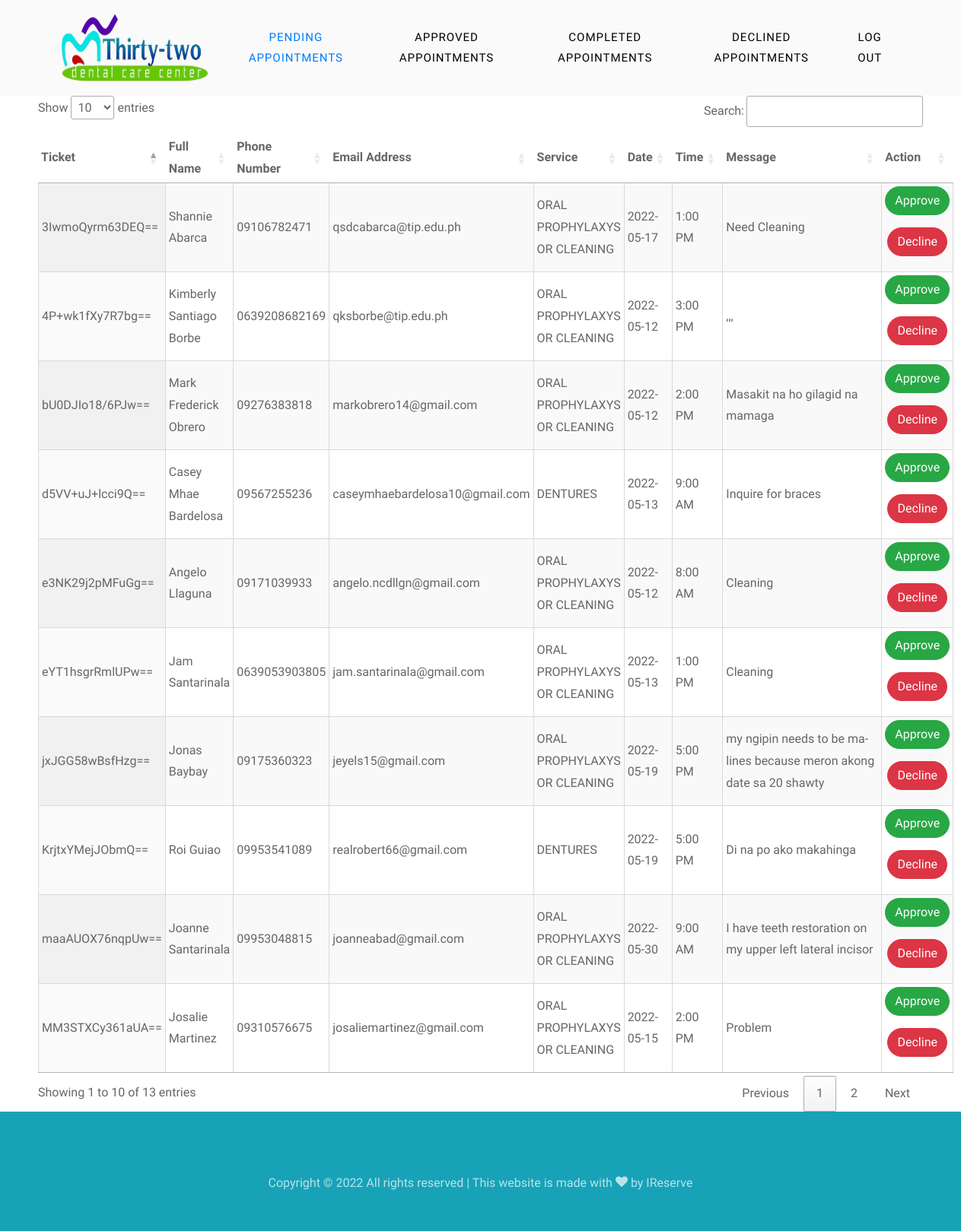
The page /admin/index.php (signed in) on the database its author committed.
### tables this page shows
CREATE TABLE `appointments` (
  `apt_id` int(11) NOT NULL,
  `requestee` int(11) DEFAULT NULL,
  `name` varchar(100) NOT NULL,
  `phone` bigint(11) NOT NULL,
  `email` varchar(100) NOT NULL,
  `address` varchar(255) NOT NULL,
  `service` varchar(100) NOT NULL,
  `date` date NOT NULL,
  `time` varchar(50) DEFAULT NULL,
  `issue` varchar(255) NOT NULL,
  `ticket` varchar(255) NOT NULL,
  `status` varchar(11) NOT NULL,
  `notif_status` int(1) NOT NULL
);

### admin/index.php (the view, shortened to what this page needs)
<?php
	require('assets/php/config.php');
?>
<!DOCTYPE html>
<html lang="en">
<head>
	<link rel="stylesheet" href="https://cdn.datatables.net/1.11.5/css/jquery.dataTables.min.css">
	<link rel="stylesheet" href="assets/css/open-iconic-bootstrap.min.css">
	<link rel="stylesheet" href="assets/css/animate.css">
	<link rel="stylesheet" href="assets/css/owl.carousel.min.css">
	<link rel="stylesheet" href="assets/css/owl.theme.default.min.css">
	<link rel="stylesheet" href="assets/css/magnific-popup.css">
	<link rel="stylesheet" href="https://cdnjs.cloudflare.com/ajax/libs/aos/2.3.4/aos.css" />
	<link rel="stylesheet" href="assets/css/ionicons.min.css">
	<link rel="stylesheet" href="assets/css/bootstrap-datepicker.css">
	<link rel="stylesheet" href="assets/css/jquery.timepicker.css">
	<link rel="stylesheet" href="assets/css/flaticon.css">
	<link rel="stylesheet" href="assets/css/icomoon.css">
	<link rel="stylesheet" href="assets/css/style.css">
	<link rel="stylesheet" href="assets/css/index.css">
</head>
<body>
	<nav class="navbar  navbar-expand-lg  navbar-light bg-light">
		<div class="container">
			<a class="navbar-brand" href="index.php"><img src="../assets/img/logos.png" width="200" height="100"></a>
			<div class="collapse navbar-collapse" id="ftco-nav">
				<ul class="navbar-nav ml-auto">
					<li class="nav-item active"><a href="index.php" class="nav-link">Pending Appointments</a></li>
					<li class="nav-item"><a href="approved.php" class="nav-link">Approved Appointments</a></li>
					<li class="nav-item"><a href="completed.php" class="nav-link">Completed Appointments</a></li>
					<li class="nav-item"><a href="declined.php" class="nav-link">Declined Appointments</a></li>
				</ul>
			</div>
			<div class="collapse navbar-collapse" id="ftco-nav">
				<ul class="navbar-nav ml-auto">
					<li class="nav-item cta"><a href="logout.php" class="nav-link"><span>Log Out</span></a>
					</li>
				</ul>
			</div>
		</div>
	</nav>
	<div class="pending-body">
		<table id="appttable" class="display compact cell-border" >
			<thead>
				<tr>
					<th>Ticket</th>
					<th>Full Name</th>
					<th>Phone Number</th>
					<th>Email Address</th>
					<th>Service</th>
					<th>Date</th>
					<th>Time</th>
					<th>Message</th>
					<th>Action</th>
				</tr>
			</thead>
			<tbody>
				<?php
					$sql = "SELECT * FROM appointments WHERE `status` = 'pending'";
					$res = mysqli_query($con, $sql );
					while($row=mysqli_fetch_array($res)){
						$time = $row['time'];
						$time =  date('g:i A', strtotime($time));
						$id = $row['apt_id'];
						echo "<tr>";
							echo "<td>";echo $row['ticket']; echo "</td>";
							echo "<td>";echo $row["name"]; echo "</td>";
							echo "<td>";echo .0.$row["phone"];  echo "</td>";
							echo "<td>";echo $row["email"];  echo "</td>";
							echo "<td>";echo $row["service"];  echo "</td>";
							echo "<td>";echo $row["date"];  echo "</td>";
							echo "<td>";echo $time;  echo "</td>";
							echo "<td style='width: 50px;'><p class='break-line'>";echo $row["issue"];  echo "</p></td>";
							echo "<td style='text-align: center; width: 50px;'>";
							echo "<button onclick='approve($id)' class='btn form-group btn-success'>Approve</button>";
							echo "<button onclick='decline($id)' class='btn form-group btn-danger'>Decline</button>";
							echo "</td>";
						echo "</tr>";
					}
				?>
		</table>
	</div>
	<footer class="ftco-footer ftco-bg-dark ftco-section">
	<div class="container">
		<div class="row">
                <div class="col-md-12 text-center">
                    <p>
                        Copyright &copy;
                         All rights reserved | This website is made with
                        <i class="icon-heart" aria-hidden="true"></i> by <a href="https://colorlib.com"
                            target="_blank">IReserve</a>
                    </p>
                </div>
            </div>
        </div>
	</footer>
</body>
</html>

### admin/assets/css/icomoon.css (style rules this page uses)
[class^="icon-"], [class*=" icon-"] { font-family: 'icomoon' !important; speak: none; font-style: normal; font-weight: normal; font-variant: normal; text-transform: none; line-height: 1; -webkit-font-smoothing: antialiased; -moz-osx-font-smoothing: grayscale; }
.icon-heart:before { content: "\f004"; }

### admin/assets/css/index.css (style rules this page uses)
.pending-body { padding-left: 50px; padding-right: 50px; }
p.break-line { width: 200px; }
.break-line { overflow-wrap: break-word; word-wrap: break-word; hyphens: auto; }
.navbar-nav>.nav-item>.nav-link { text-align: center; font-size: 15px; padding-top: 0.9rem; padding-bottom: 0.9rem; padding-left: 20px; padding-right: 20px; letter-spacing: 1px; color: #000; font-weight: 500; text-transform: uppercase; opacity: 1 !important; }
.navbar-light .navbar-nav .active>.nav-link { color: #007bff; }

### rows shown on the page
appointments: ticket "MM3STXCy361aUA==", name "Josalie Martinez", phone "9310576675", email "josaliemartinez@gmail.com", service "ORAL PROPHYLAXYS OR CLEANING", date "2022-05-15", time "2:00 PM", issue "Problem"
appointments: ticket "e3NK29j2pMFuGg==", name "Angelo Llaguna", phone "9171039933", email "angelo.ncdllgn@gmail.com", service "ORAL PROPHYLAXYS OR CLEANING", date "2022-05-12", time "8:00 AM", issue "Cleaning"
appointments: ticket "d5VV+uJ+lcci9Q==", name "Casey Mhae Bardelosa", phone "9567255236", email "caseymhaebardelosa10@gmail.com", service "DENTURES", date "2022-05-13", time "9:00 AM", issue "Inquire for braces"
appointments: ticket "4P+wk1fXy7R7bg==", name "Kimberly Santiago Borbe", phone "639208682169", email "qksborbe@tip.edu.ph", service "ORAL PROPHYLAXYS OR CLEANING", date "2022-05-12", time "3:00 PM", issue ",,,"
appointments: ticket "bU0DJIo18/6PJw==", name "Mark Frederick Obrero", phone "9276383818", email "markobrero14@gmail.com", service "ORAL PROPHYLAXYS OR CLEANING", date "2022-05-12", time "2:00 PM", issue "Masakit na ho gilagid na mamaga"
appointments: ticket "jxJGG58wBsfHzg==", name "Jonas Baybay", phone "9175360323", email "jeyels15@gmail.com", service "ORAL PROPHYLAXYS OR CLEANING", date "2022-05-19", time "5:00 PM", issue "my ngipin needs to be malines because meron akong date sa 20 shawty"
appointments: ticket "maaAUOX76nqpUw==", name "Joanne Santarinala", phone "9953048815", email "joanneabad@gmail.com", service "ORAL PROPHYLAXYS OR CLEANING", date "2022-05-30", time "9:00 AM", issue "I have teeth restoration on my upper left lateral incisor"
appointments: ticket "3IwmoQyrm63DEQ==", name "Shannie Abarca", phone "9106782471", email "qsdcabarca@tip.edu.ph", service "ORAL PROPHYLAXYS OR CLEANING", date "2022-05-17", time "1:00 PM", issue "Need Cleaning"
appointments: ticket "KrjtxYMejJObmQ==", name "Roi Guiao", phone "9953541089", email "realrobert66@gmail.com", service "DENTURES", date "2022-05-19", time "5:00 PM", issue "Di na po ako makahinga"
appointments: ticket "eYT1hsgrRmlUPw==", name "Jam Santarinala", phone "639053903805", email "jam.santarinala@gmail.com", service "ORAL PROPHYLAXYS OR CLEANING", date "2022-05-13", time "1:00 PM", issue "Cleaning"
